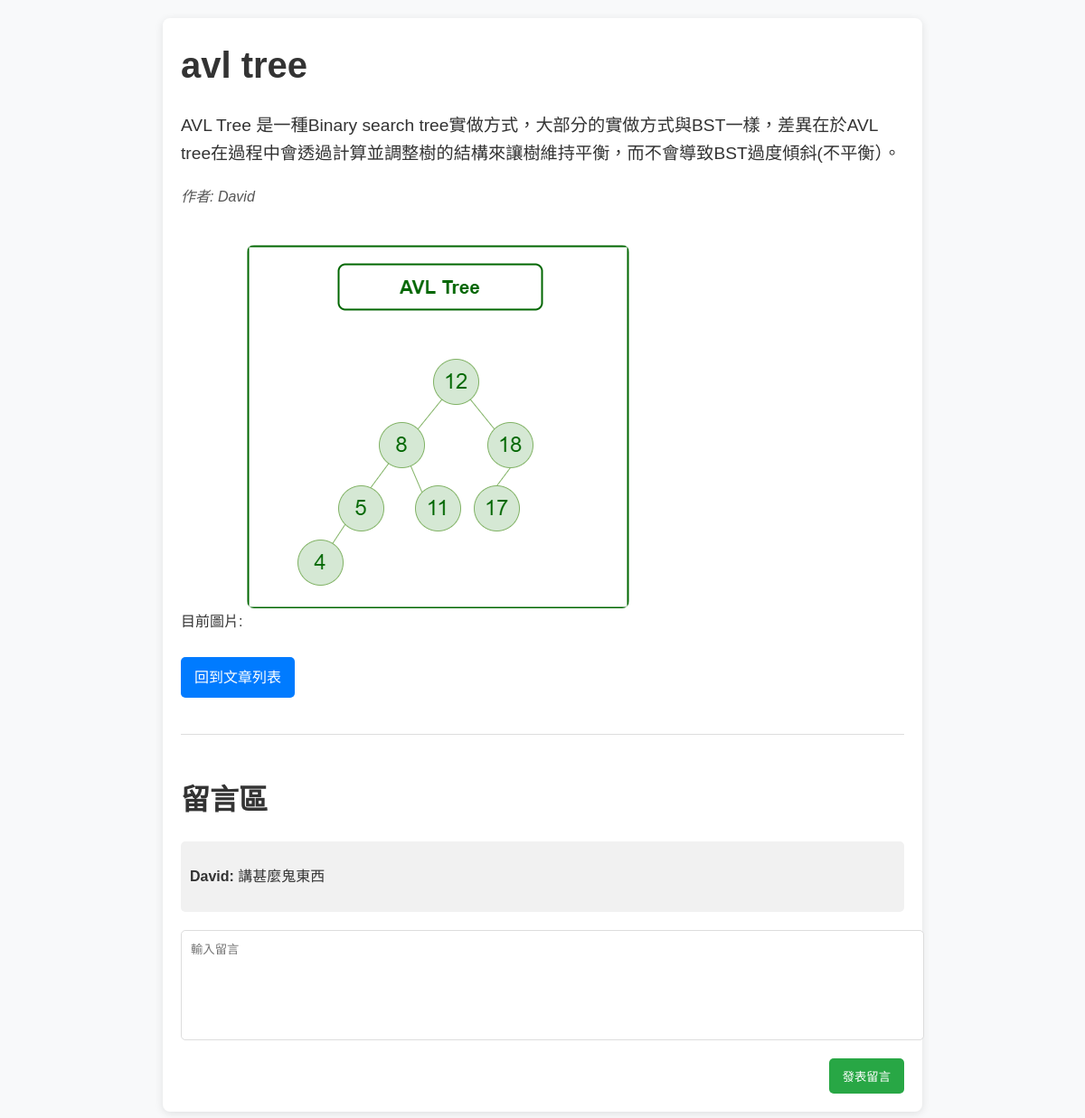
/posts/9 (signed in), run on the app's committed database.
### app.py (models this page shows)
class Post(db.Model):
    id = db.Column(db.Integer, primary_key=True)
    title = db.Column(db.String(100), nullable=False)
    content = db.Column(db.Text, nullable=False)
    image_path = db.Column(db.String(150), nullable=True)  # 新增圖片路徑欄位
    author_id = db.Column(db.Integer, db.ForeignKey('user.id'), nullable=False)
    author = db.relationship('User', backref=db.backref('posts', lazy=True))
    view_count = db.Column(db.Integer, default=0)  # 文章觀看次數
    comments = db.relationship('Comment', backref='post', lazy=True, cascade="all, delete-orphan")

class User(UserMixin, db.Model):
    id = db.Column(db.Integer, primary_key=True)
    username = db.Column(db.String(150), unique=True, nullable=False)
    name = db.Column(db.String(150), nullable=False)  # 顯示名稱
    password = db.Column(db.String(150), nullable=False)

class Comment(db.Model):
    id = db.Column(db.Integer, primary_key=True)
    content = db.Column(db.Text, nullable=False)
    author_id = db.Column(db.Integer, db.ForeignKey('user.id'), nullable=False)
    post_id = db.Column(db.Integer, db.ForeignKey('post.id', ondelete='CASCADE'), nullable=False)
    author = db.relationship('User', backref=db.backref('comments', lazy=True))

### app.py (the view, shortened to what this page needs)
@app.route('/posts/<int:post_id>', methods=['GET', 'POST'])
def get_post(post_id):
    post = Post.query.get_or_404(post_id)
    post.view_count += 1
    db.session.commit()
    comments = Comment.query.filter_by(post_id=post.id).all()
    return render_template('post.html', post=post, comments=comments)

### app.py (called while the page is built)
@login_manager.user_loader
def load_user(user_id):
    return User.query.get(int(user_id))

### templates/post.html (shortened to what this page needs)
<!DOCTYPE html>
<html lang="zh-Hant">
<head>
    <link rel="stylesheet" href="{{ url_for('static', filename='style.css') }}">
</head>
<body>
    <div class="container">
        <article>
            <h1>{{ post.title }}</h1>
            <p class="post-content">{{ post.content }}</p>
            <p class="post-author">作者: {{ post.author.name }}</p>
            {% if post.image_path %}
                <p>目前圖片: <img src="{{ url_for('static', filename='uploads/' + post.image_path) }}" alt="文章圖片" class="post-image"></p>
            {% else %}
                <p>目前圖片: <img src="{{ url_for('static', filename='uploads/default.jpg') }}" alt="預設圖片" class="post-image"></p>
            {% endif %}
            <a href="{{ url_for('index') }}" class="button">回到文章列表</a>
        </article>
        <section>
            <h2>留言區</h2>
            <ul class="comment-list">
                {% for comment in comments %}
                    <li class="comment-item">
                        <p><strong>{{ comment.author.name }}:</strong> {{ comment.content }}</p>
                    </li>
                {% endfor %}
            </ul>
            {% if current_user.is_authenticated %}
                <form method="POST" class="comment-form">
                    <textarea name="comment" placeholder="輸入留言" required></textarea>
                    <button type="submit" class="button">發表留言</button>
                </form>
            {% else %}
                <p>請 <a href="{{ url_for('login') }}">登入</a> 以發表留言。</p>
            {% endif %}
        </section>
    </div>
</body>
</html>

### static/uploads/css/style.css (style rules this page uses)
body { font-family: Arial, sans-serif; background-color: #f4f4f4; margin: 0; padding: 0; color: #333; }
.container { width: 80%; margin: 20px auto; background-color: white; padding: 20px; box-shadow: 0 0 10px rgba(0, 0, 0, 0.1); border-radius: 10px; }
h1 { margin: 0; }
a.button, button.button { padding: 10px 15px; background-color: #007BFF; color: white; text-decoration: none; border-radius: 5px; transition: background-color 0.3s; border: none; cursor: pointer; }
ul { list-style-type: none; padding: 0; }
.post-list, .top-posts-list, .author-list, .comment-list { margin-top: 20px; }
.post-item, .top-post-item, .author-item, .comment-item { margin-bottom: 10px; }
.post-content { margin-top: 20px; line-height: 1.6; }
.post-author { font-style: italic; margin-bottom: 20px; }
.post-image { max-width: 300px; margin: 20px 0; }
.comment-form { margin-top: 20px; }
.comment-form textarea { width: 100%; height: 100px; padding: 10px; margin-bottom: 10px; border-radius: 5px; border: 1px solid #ddd; }
.comment-form button { background-color: #28a745; }

### templates/post.html (style rules this page uses)
body { font-family: Arial, sans-serif; background-color: #f8f9fa; color: #333; line-height: 1.6; }
.container { max-width: 800px; margin: 20px auto; padding: 20px; background: white; border-radius: 8px; box-shadow: 0 2px 10px rgba(0, 0, 0, 0.1); }
article { margin-bottom: 30px; }
h1 { font-size: 2.5em; margin-bottom: 10px; }
.post-content { font-size: 1.2em; margin-bottom: 20px; }
.post-author { font-style: italic; color: #555; }
.post-image { max-width: 100%; height: auto; border-radius: 8px; }
.button { display: inline-block; padding: 10px 15px; margin-top: 10px; color: white; background-color: #007bff; border: none; border-radius: 5px; text-decoration: none; text-align: center; transition: background-color 0.3s; }
section { margin-top: 40px; padding-top: 20px; border-top: 1px solid #ddd; }
h2 { margin-bottom: 20px; font-size: 2em; }
.comment-list { list-style-type: none; padding: 0; }
.comment-item { background: #f1f1f1; margin: 10px 0; padding: 10px; border-radius: 5px; }
.comment-form { display: flex; flex-direction: column; margin-top: 20px; }
textarea { resize: none; padding: 10px; margin-bottom: 10px; border: 1px solid #ccc; border-radius: 5px; height: 80px; }
.comment-form button { align-self: flex-end; }

### data on the page
Post: title "avl tree", content "AVL Tree 是一種Binary search tree實做方式，大部分的實做方式與BST一樣，差異在於AVL tree在過程中會透過計算並調整樹的結構來讓樹維持平衡，而不會導致BST過度傾斜(不平衡）。", image_path (picture)
User: author.name "David"
Comment: author.name "David", content "講甚麼鬼東西"
